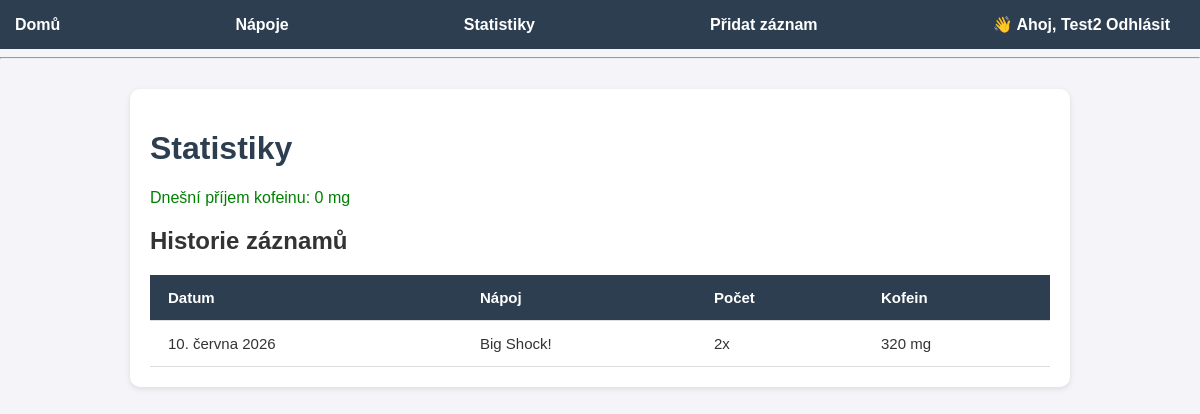
Before: /stats/ (signed in) with the older database file.
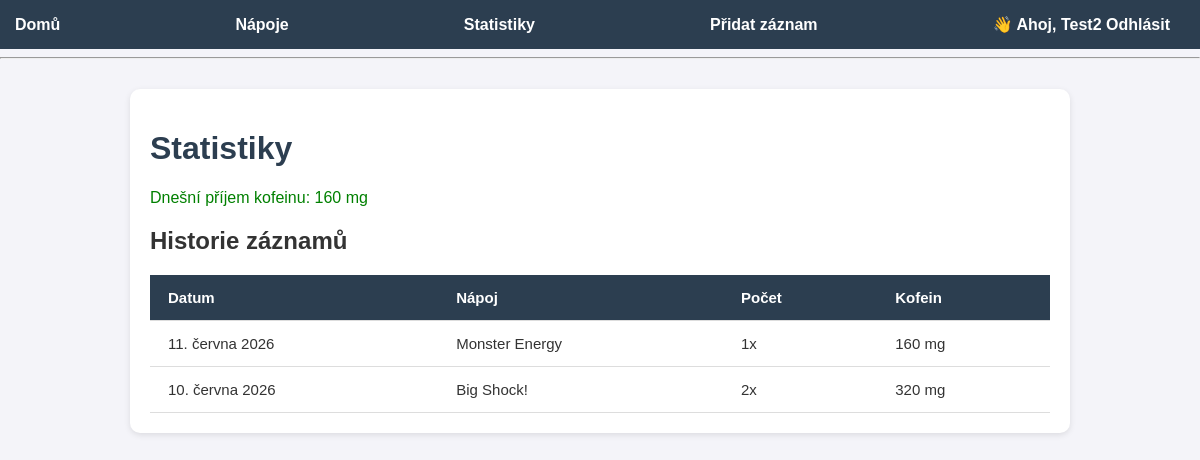
After: the same page with the newer database file.
### tracker/models.py (models this page shows, shortened)
class Consumption(models.Model):
    user = models.ForeignKey(User, on_delete=models.CASCADE)
    drink = models.ForeignKey(Drink, on_delete=models.CASCADE)
    amount = models.IntegerField(default=1)
    date = models.DateField(auto_now_add=True)

class Drink(models.Model):
    name = models.CharField(max_length=100)
    caffeine_mg = models.IntegerField()
    sugar_g = models.IntegerField()
    volume_ml = models.IntegerField()

### tracker/views.py (the view)
# urls.py: path('stats/', views.stats, name='stats'),
@login_required(login_url='login')
def stats(request):
    records = Consumption.objects.filter(user=request.user).order_by('-date')
    today_records = Consumption.objects.filter(user=request.user, date=date.today())
    total_caffeine = sum(r.drink.caffeine_mg * r.amount for r in today_records)
    status = "OK" if total_caffeine <= 400 else "EXCEEDED"
    return render(request, 'stats.html', {
        'total': total_caffeine,
        'status': status,
        'records': records
    })

### tracker/templates/stats.html
{% extends 'base.html' %}
{% block content %}
<h1>Statistiky</h1>
{% if status == "OK" %}
    <p style="color:green;">
        Dnešní příjem kofeinu: {{ total }} mg
    </p>
{% else %}
    <p style="color:red;">
        Překročen limit! Dnešní příjem: {{ total }} mg
    </p>
{% endif %}
<h2>Historie záznamů</h2>
<table>
    <tr>
        <th>Datum</th>
        <th>Nápoj</th>
        <th>Počet</th>
        <th>Kofein</th>
    </tr>
    {% for record in records %}
    <tr>
        <td>{{ record.date }}</td>
        <td>{{ record.drink.name }}</td>
        <td>{{ record.amount }}x</td>
        <td>{% widthratio record.drink.caffeine_mg 1 record.amount %} mg</td>
    </tr>
    {% empty %}
    <tr>
        <td colspan="4">Zatím nemáš žádné záznamy.</td>
    </tr>
    {% endfor %}
</table>
{% endblock %}

Changed rows visible on the page:
added Consumption: date "11. června 2026", drink.name "Monster Energy", amount "1", drink+amount "160"
Other visible differences:
{{ total }}: "0" → "160"
